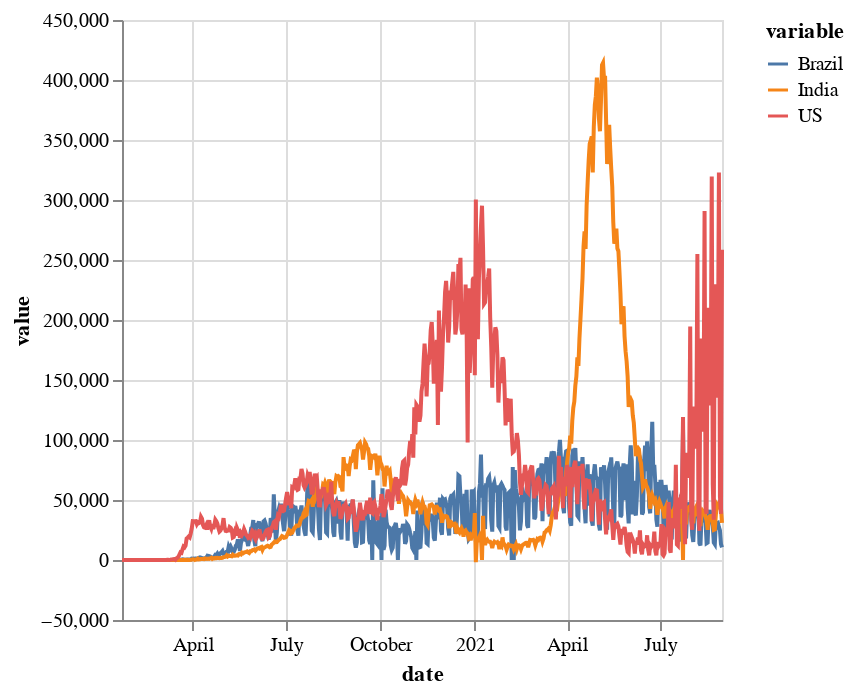

Notebook source saved alongside this figure:
### Code cell
alt.Chart(melted).mark_line().encode(x='date:T',y='value',color='variable')

### Figure 1 — Vega-Lite specification as saved in the notebook (floating-point values rounded to 4 significant figures; data arrays with more than 128 entries replaced by an {"elided": "..."} marker saying what was removed)
{"config": {"view": {"continuousWidth": 300, "continuousHeight": 300}}, "data": {"name": "data-91e020d888ad0e87e2148ae4044c479c"}, "mark": {"type": "line"}, "encoding": {"color": {"field": "variable", "type": "nominal"}, "x": {"field": "date", "type": "temporal"}, "y": {"field": "value", "type": "quantitative"}}, "$schema": "https://vega.github.io/schema/vega-lite/v5.20.1.json", "datasets": {"data-91e020d888ad0e87e2148ae4044c479c": {"elided": "1758 records"}}}
